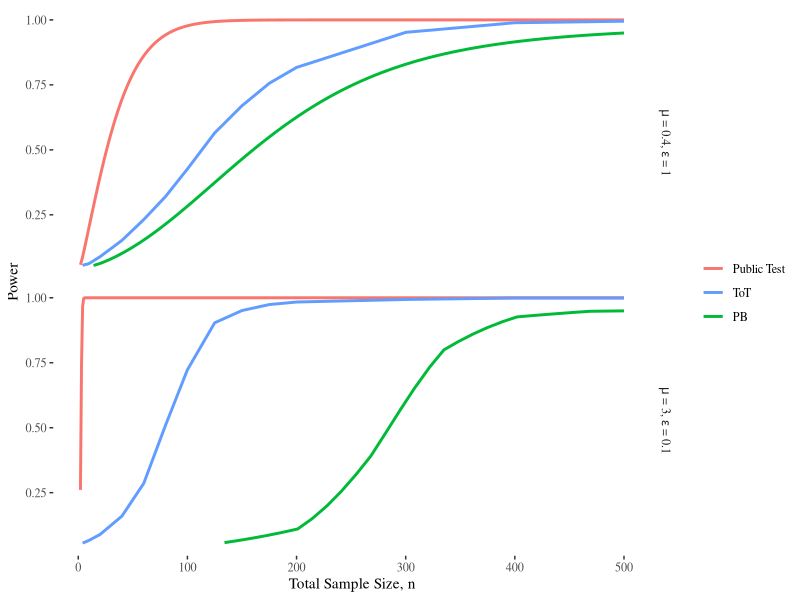
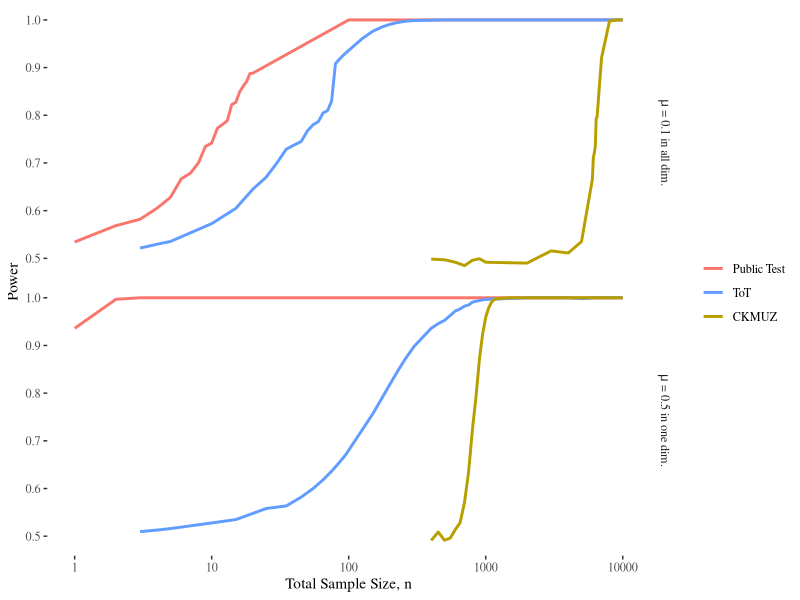
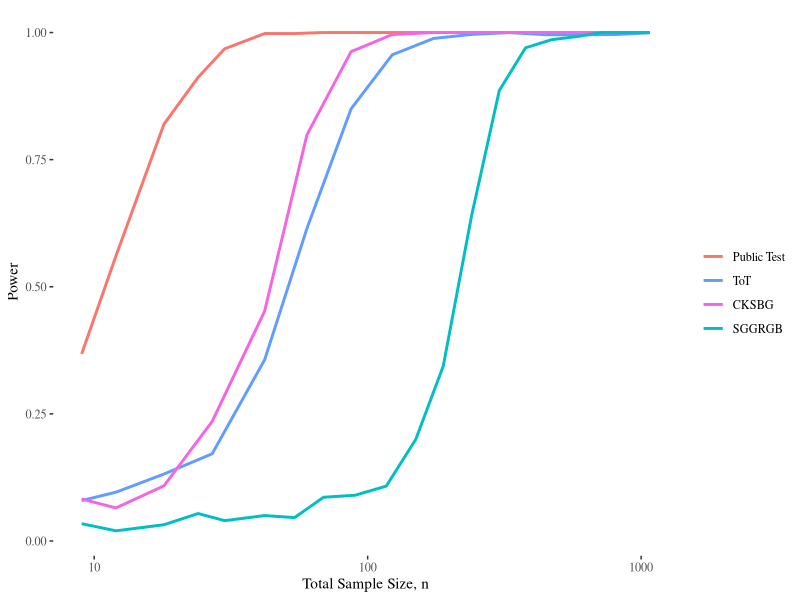
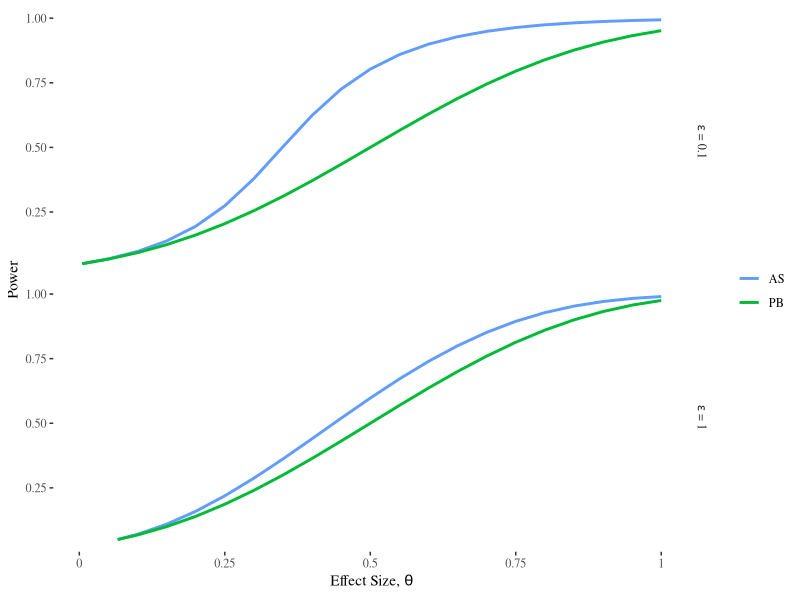
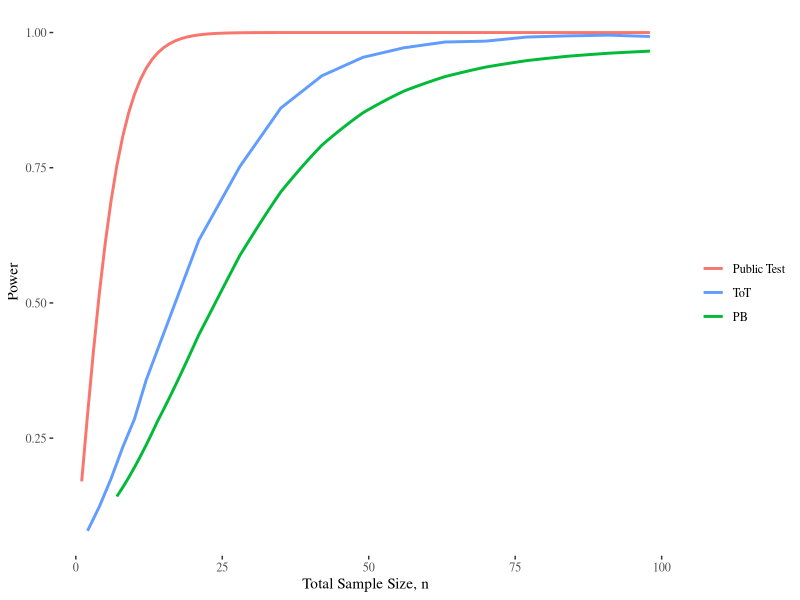
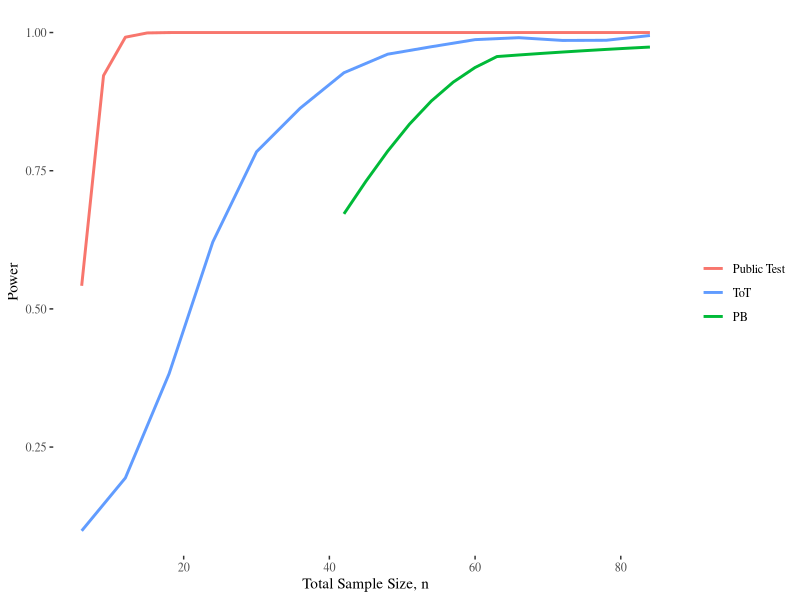
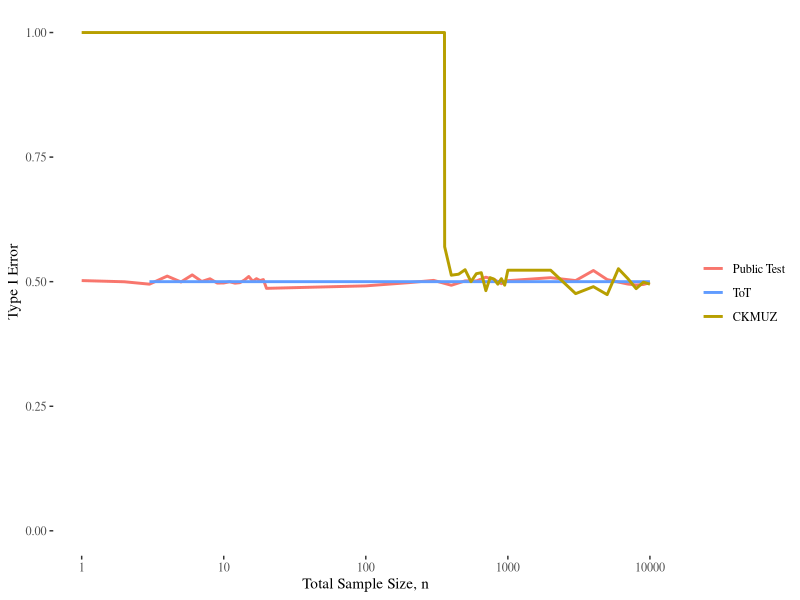
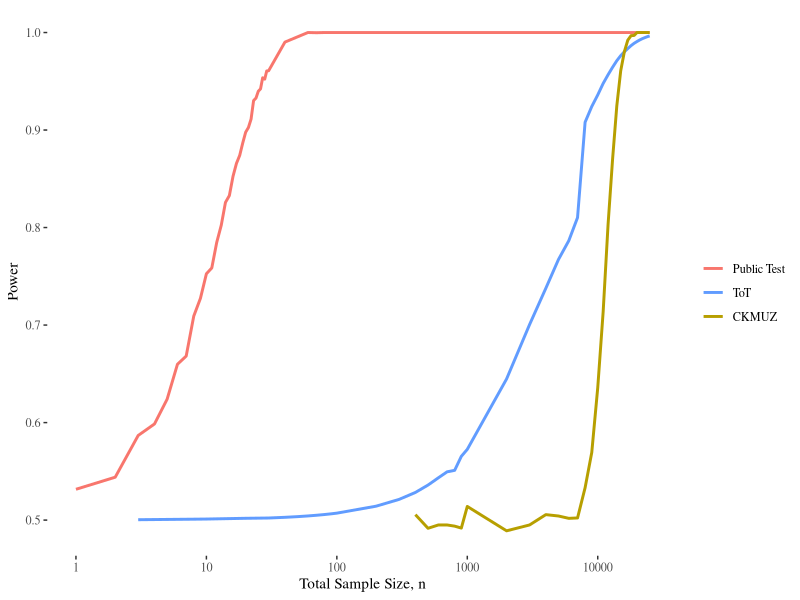

Write R code to recreate these figures, in order.
## ---- chunk 1
knitr::opts_chunk$set(echo = TRUE, fig.width = 8, fig.height = 1.75)
library(readr)
library(tidyverse)
library(ggthemes)
library(purrr)

plot_colors <- c("#F8766D", # Public Test
                 "#B79F00", # Canonne et al. (CKMUZ)
                 "#00BA38", # Pena-Barrientos (PB)
                 "#00BFC4", # Swanberg et al. (SGGRGB)
                 "#619CFF", # Test of Tests (ToT)/ Awan and Slavkovic (AS)
                 "#F564E3") # Couch et al. (CKSBG)
## ---- chunk 2
Figure_2 <- read_csv("figures_data/Figure_2.csv", show_col_types = FALSE)

Figure_2 %>%
  # Adjust Order of Tests in Legend
  mutate(test = factor(test, levels = c("Public Test", "ToT", "PB"))) %>%
  # Create a Variable of Facet Labels
  mutate(eff = paste0("mu*' = ", eff,", '*epsilon*' = ", eps,"'")) %>%
  ggplot(aes(x = n, y = power, color = test)) +
  geom_line(linewidth =  1) +
  facet_grid(rows = vars(eff), labeller = label_parsed) +
  scale_color_manual(values = plot_colors[c(1,5,3)]) +
  labs(x = "Total Sample Size, n", y = "Power", color = "") +
  theme_tufte()

ggsave("ArXiv_plots/Fig2.png", width = 6.75, height = 3, 
       dpi=600, units = "in")
## ---- chunk 3
Figure_3 <- read_csv("figures_data/Figure_3.csv", show_col_types = FALSE)

Figure_3 %>%
  # Adjust Order of Tests in Legend
  mutate(test = factor(test, levels = c("Public Test", "ToT", "CKMUZ"))) %>%
  # Create a Variable of Facet Labels
  mutate(eff = case_when(eff == 0.5 ~ "mu*' = 0.5 in one dim.'",
                         eff == 0.1 ~ "mu*' = 0.1 in all dim.'")) %>%
  ggplot(aes(x = n, y = power, color = test)) + 
  geom_line(linewidth =  1) + 
  facet_grid(rows = vars(eff), labeller = label_parsed) +
  labs(x = "Total Sample Size, n", y = "Power", color = "") +
  scale_x_log10() + theme_tufte() +
  scale_color_manual(values = plot_colors[c(1,5,2)])

ggsave("ArXiv_plots/Fig3.png", width = 6.75, height = 3, 
       dpi=600, units = "in")
## ---- chunk 4
Figure_4 <- read_csv("figures_data/Figure_4.csv", show_col_types = FALSE)

Figure_4 %>%
  # Adjust Order of Tests in Legend
  mutate(test = factor(test, levels = c("Public Test", "ToT",
                                        "CKSBG", "SGGRGB"))) %>%
  ggplot(aes(x = n, y = power, color = test)) + geom_line(linewidth =  1) +
  labs(x = "Total Sample Size, n", y = "Power", color = "") + 
  scale_x_log10() + theme_tufte() +
  scale_color_manual(values = plot_colors[c(1,5,6,4)])

ggsave("ArXiv_plots/Fig4.png", width = 6.75, height = 1.75,
       dpi=600, units = "in")
## ---- chunk 5
Figure_5 <- read_csv("figures_data/Figure_5.csv", show_col_types = FALSE)

Figure_5 %>%
  mutate(epsilon = paste0("epsilon*' = ", eps,"'")) %>%
  mutate(test = case_when(test == "Awan & Slavkovic" ~ "AS", 
                          test == "Pena & Barrientos" ~ "PB")) %>%
  ggplot(aes(x = theta, y = power, color = test)) +
  geom_line(linewidth =  1) +
  facet_grid(rows = vars(epsilon), labeller = label_parsed) +
  labs(x = expression("Effect Size, "*theta), color = "", y = "Power") +
  scale_color_manual(values = plot_colors[c(5,3)]) +
  scale_x_continuous(labels = c(0, 0.25, 0.5, 0.75, 1)) +
  theme_tufte()

ggsave("ArXiv_plots/Fig5.png", width = 6.75, height = 3,
       dpi=600, units = "in")
## ---- chunk 6
Figure_6 <- read_csv("figures_data/Figure_6.csv", show_col_types = FALSE)

Figure_6 %>%
  mutate(test = case_when(test == "Public" ~ "Public Test", 
                          test == "PB" ~ "PB",
                          test == "ToT" ~ "ToT")) %>%
  mutate(test = factor(test, levels = c("Public Test", "ToT", "PB"))) %>%
  ggplot(aes(x = n, y = power, color = test)) +
  geom_line(linewidth =  1) +
  scale_color_manual(values = plot_colors[c(1,5,3)]) +
  labs(x = "Total Sample Size, n", y = "Power", color = "") +
  theme_tufte()

ggsave("ArXiv_plots/Fig6.png", width = 6.75, height = 1.75,
       dpi=600, units = "in")
## ---- chunk 7
Figure_7 <- read_csv("figures_data/Figure_7.csv", show_col_types = FALSE)

Figure_7 %>%
  mutate(test = case_when(test == "Public" ~ "Public Test", 
                          test == "PB" ~ "PB",
                          test == "ToT" ~ "ToT")) %>%
  mutate(test = factor(test, levels = c("Public Test", "ToT", "PB"))) %>%
  ggplot(aes(x = n, y = power, color = test)) +
  geom_line(linewidth =  1) +
  scale_color_manual(values = plot_colors[c(1,5,3)]) +
  labs(x = "Total Sample Size, n", y = "Power", color = "") +
  theme_tufte()

ggsave("ArXiv_plots/Fig7.png", width = 6.75, height = 1.75,
       dpi=600, units = "in")
## ---- chunk 8
Figure_8 <- read_csv("figures_data/Figure_8.csv", show_col_types = FALSE)

Figure_8 %>%
  mutate(test = case_when(test == "Public" ~ "Public Test", 
                          test == "Canonne" ~ "CKMUZ",
                          test == "Test of tests" ~ "ToT")) %>%
  mutate(test = factor(test, levels = c("Public Test", "ToT", "CKMUZ"))) %>%
  ggplot(aes(x = n, y = power, color = test)) + 
  geom_line(linewidth =  1) + 
  labs(x = "Total Sample Size, n", y = "Type I Error", color = "") +
  scale_x_log10() + theme_tufte() + ylim(0,1) + 
  scale_color_manual(values = plot_colors[c(1,5,2)])

ggsave("ArXiv_plots/Fig8.png", width = 6.75, height = 1.75,
       dpi=600, units = "in")
## ---- chunk 9
Figure_9 <- read_csv("figures_data/Figure_9.csv", show_col_types = FALSE)

Figure_9 %>%
  filter(!(test == "Canonne" & n < 359)) %>%
  mutate(test = case_when(test == "Public" ~ "Public Test", 
                          test == "Canonne" ~ "CKMUZ",
                          test == "Test of tests" ~ "ToT")) %>%
  mutate(test = factor(test, levels = c("Public Test", "ToT", "CKMUZ"))) %>%
  ggplot(aes(x = n, y = power, color = test)) + 
  geom_line(linewidth =  1) + 
  labs(x = "Total Sample Size, n", y = "Power", color = "") +
  scale_x_log10() + theme_tufte() + 
  scale_color_manual(values = plot_colors[c(1,5,2)])

ggsave("ArXiv_plots/Fig9.png", width = 6.75, height = 1.75,
       dpi=600, units = "in")
## ---- chunk 10
Figure_10 <- read_csv("figures_data/Figure_10.csv", show_col_types = FALSE)

Figure_10 %>%
  filter(!(test == "Canonne" & n < 359)) %>%
  mutate(test = case_when(test == "Public" ~ "Public Test", 
                          test == "Canonne" ~ "CKMUZ",
                          test == "Test of tests" ~ "ToT")) %>%
  mutate(test = factor(test, levels = c("Public Test", "ToT", "CKMUZ"))) %>%
  ggplot(aes(x = n, y = power, color = test)) + 
  geom_line(linewidth =  1) + 
  labs(x = "Total Sample Size, n", y = "Power", color = "") +
  scale_x_log10() + theme_tufte() + 
  scale_color_manual(values = plot_colors[c(1,5,2)])

ggsave("ArXiv_plots/Fig10.png", width = 6.75, height = 1.75,
       dpi=600, units = "in")
## ---- chunk 11
Figure_11 <- read_csv("figures_data/Figure_11.csv", show_col_types = FALSE)

Figure_11 %>%
  filter(!(test == "Canonne" & n < 359)) %>%
  mutate(test = case_when(test == "Public" ~ "Public Test", 
                          test == "Canonne" ~ "CKMUZ",
                          test == "Test of tests" ~ "ToT")) %>%
  mutate(test = factor(test, levels = c("Public Test", "ToT", "CKMUZ"))) %>%
  ggplot(aes(x = n, y = power, color = test)) + 
  geom_line(linewidth =  1) + 
  labs(x = "Total Sample Size, n", y = "Power", color = "") +
  scale_x_log10() + theme_tufte() + 
  scale_color_manual(values = plot_colors[c(1,5,2)])

ggsave("ArXiv_plots/Fig11.png", width = 6.75, height = 1.75,
       dpi=600, units = "in")
## ---- chunk 12
Figure_12 <- read_csv("figures_data/Figure_12.csv", show_col_types = FALSE)

Figure_12 %>%
  filter(!(test == "Canonne" & n <= 400)) %>%
  mutate(test = case_when(test == "Public" ~ "Public Test", 
                          test == "Canonne" ~ "CKMUZ",
                          test == "Test of tests" ~ "ToT")) %>%
  mutate(test = factor(test, levels = c("Public Test", "ToT", "CKMUZ"))) %>%
  ggplot(aes(x = n, y = power, color = test)) + 
  geom_line(linewidth =  1) + 
  labs(x = "Total Sample Size, n", y = "Power", color = "") +
  scale_x_log10() + theme_tufte() + 
  scale_color_manual(values = plot_colors[c(1,5,2)])

ggsave("ArXiv_plots/Fig12.png", width = 6.75, height = 1.75,
       dpi=600, units = "in")
## ---- chunk 13
Figure_13 <- read_csv("figures_data/Figure_13.csv", show_col_types = FALSE)

Figure_13 %>%
  filter(eps == 1, n <= 1226) %>%
  filter(test %in% c("Public ANOVA", "kw abs", "Private ANOVA",
                     "Test of tests")) %>%
  mutate(test = case_when(test == "Public ANOVA" ~ "Public Test", 
                          test == "Private ANOVA" ~ "SGGRGB",
                          test == "kw abs" ~ "CKSBG",
                          test == "Test of tests" ~ "ToT")) %>%
  mutate(test = factor(test, levels = c("Public Test", "ToT",
                                        "CKSBG", "SGGRGB"))) %>%
  ggplot(aes(x = n, y = power, color = test)) + geom_line(linewidth =  1) +
  labs(x = "Total Sample Size, n", y = "Power", color = "") + 
  scale_x_log10() + theme_tufte() +
  scale_color_manual(values = plot_colors[c(1,5,6,4)])

ggsave("ArXiv_plots/Fig13.png", width = 6.75, height = 1.75,
       dpi=600, units = "in")
## ---- chunk 14
Figure_14 <- read_csv("figures_data/Figure_14.csv", show_col_types = FALSE)

Figure_14 %>%
  filter(n <= 1226) %>%
  filter(test %in% c("pub", "Private KW", "Private ANOVA",
                     "Test of tests")) %>%
  mutate(test = case_when(test == "pub" ~ "Public Test", 
                          test == "Private ANOVA" ~ "SGGRGB",
                          test == "Private KW" ~ "CKSBG",
                          test == "Test of tests" ~ "ToT")) %>%
  mutate(test = factor(test, levels = c("Public Test", "ToT",
                                        "CKSBG", "SGGRGB"))) %>%
  ggplot(aes(x = n, y = power, color = test)) + geom_line(linewidth =  1) +
  labs(x = "Total Sample Size, n", y = "Power", color = "") + 
  scale_x_log10() + theme_tufte() +
  scale_color_manual(values = plot_colors[c(1,5,6,4)])

ggsave("ArXiv_plots/Fig14.png", width = 6.75, height = 1.75,
       dpi=600, units = "in")
## ---- chunk 15
Figure_15 <- read_csv("figures_data/Figure_15.csv", show_col_types = FALSE)

Figure_15 %>%
  filter(n <= 1226) %>%
  filter(test %in% c("pub", "Private KW", "Private ANOVA",
                     "Test of tests")) %>%
  mutate(test = case_when(test == "pub" ~ "Public Test", 
                          test == "Private ANOVA" ~ "SGGRGB",
                          test == "Private KW" ~ "CKSBG",
                          test == "Test of tests" ~ "ToT")) %>%
  mutate(test = factor(test, levels = c("Public Test", "ToT",
                                        "CKSBG", "SGGRGB"))) %>%
  ggplot(aes(x = n, y = power, color = test)) + geom_line(linewidth =  1) +
  labs(x = "Total Sample Size, n", y = "Power", color = "") + 
  scale_x_log10() + theme_tufte() +
  scale_color_manual(values = plot_colors[c(1,5,6,4)])

ggsave("ArXiv_plots/Fig15.png", width = 6.75, height = 1.75,
       dpi=600, units = "in")
## ---- chunk 16
Figure_16 <- read_csv("figures_data/Figure_16.csv", show_col_types = FALSE)

Figure_16 %>%
  filter(n <= 1311) %>%
  filter(test %in% c("Public KW", "New KW", "Private ANOVA",
                     "Test of tests")) %>%
  mutate(test = case_when(test == "Public KW" ~ "Public Test", 
                          test == "Private ANOVA" ~ "SGGRGB",
                          test == "New KW" ~ "CKSBG",
                          test == "Test of tests" ~ "ToT")) %>%
  mutate(test = factor(test, levels = c("Public Test", "ToT",
                                        "CKSBG", "SGGRGB"))) %>%
  ggplot(aes(x = n, y = power, color = test)) + geom_line(linewidth =  1) +
  labs(x = "Total Sample Size, n", y = "Power", color = "") + 
  scale_x_log10() + theme_tufte() +
  scale_color_manual(values = plot_colors[c(1,5,6,4)])

ggsave("ArXiv_plots/Fig16.png", width = 6.75, height = 1.75,
       dpi=600, units = "in")
